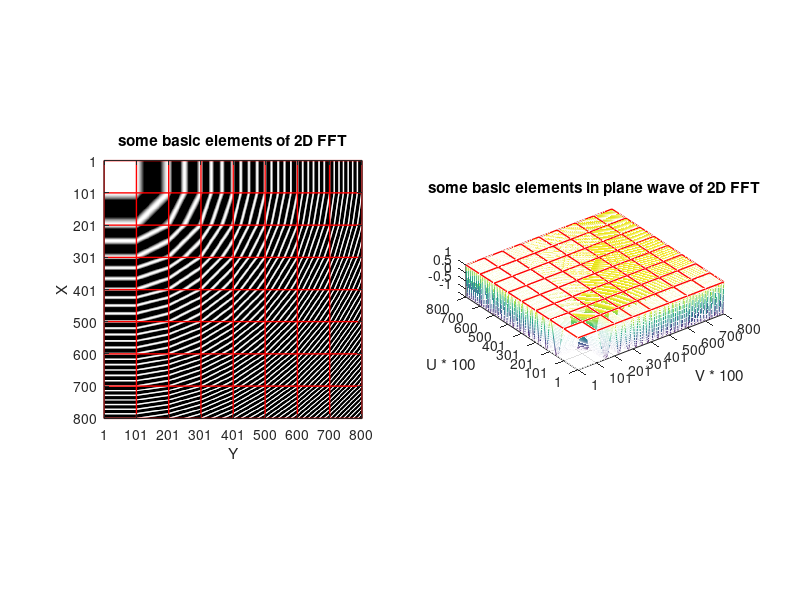

MATLAB code to generate this figure:
% for f(x, y) = 1 in 2D FFT: 
% we draw some of the basic elements in 2D FFT

% suppose this is a square iamge
img_size = 100;
x_step = 1;     
y_step = 1;
basic_elements = zeros(img_size, img_size);
all_img = zeros(img_size, img_size, 64);
all = [];
tmp_raw = [];
j = 1i;
% all = zeros(img_size*8, img_size*8);
for u = 1:8
    for v = 1:8
        for x = x_step:x_step:x_step*img_size
            for y=y_step:y_step:y_step*img_size
                basic_elements(x/x_step, y/y_step)=cos((u-1)*2*pi*x/img_size + (v-1)*2*pi*y/img_size);
                %+ j * sin((u-1)*2*pi*x/img_size + (v-1)*2*pi*y/img_size);
            end
        end
        all_img(:, :, (u-1)*8 + v) = basic_elements;
    end
end

% cat 88
for u = 1:8
   all = vertcat( ...   
        horzcat(...
            all_img(:, :, (8-u)*8 + 1), ...
            all_img(:, :, (8-u)*8 + 2), ...
            all_img(:, :, (8-u)*8 + 3), ...
            all_img(:, :, (8-u)*8 + 4), ...
            all_img(:, :, (8-u)*8 + 5), ...
            all_img(:, :, (8-u)*8 + 6), ...
            all_img(:, :, (8-u)*8 + 7), ...
            all_img(:, :, (8-u)*8 + 8)  ...
        ), ...
        all...
    ); 
end

figure(4);
subplot(1,2,1)
imshow(all)
hold on
[xt, yt] = meshgrid(round(linspace(1, size(all, 1), 9)), ...
round(linspace(1, size(all, 2), 9)));%生成数据点矩阵
mesh(yt, xt, zeros(size(xt)), 'FaceColor', ...
'None', 'LineWidth', 1, ...
'EdgeColor', 'r');%绘制三维网格图
axis on
set(gca,'XTick',yt(:,1))
set(gca,'YTick',xt(1,:))
xlabel('Y')
ylabel('X')
title('some basic elements of 2D FFT')
% hold on;
subplot(1,2,2)
[xt, yt] = meshgrid(round(linspace(1, size(all, 1), 9)), ...
round(linspace(1, size(all, 2), 9)));%生成数据点矩阵
mesh(yt, xt, ones(size(xt)), 'FaceColor', ...
'None', 'LineWidth', 1, ...
'EdgeColor', 'r');%绘制三维网格图
axis on
set(gca,'XTick',yt(:,1))
set(gca,'YTick',xt(1,:))
xlabel('V * 100')
ylabel('U * 100')
title('some basic elements in plane wave of 2D FFT')
hold on;
mesh(all)
pbaspect([10 10 2])